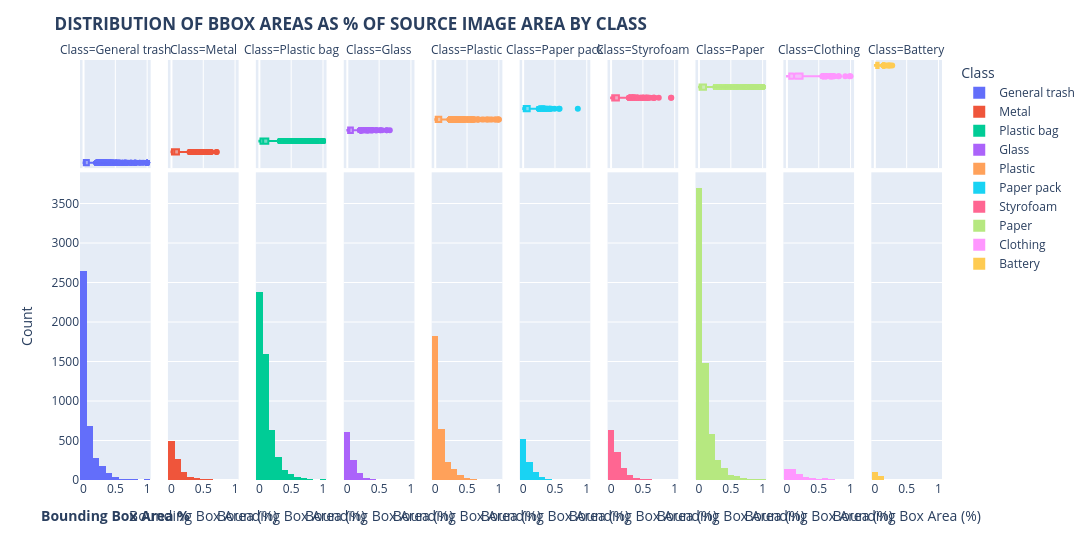

Notebook source saved alongside this figure:
### Code cell
import plotly.express as px

fig = px.histogram(
    bbox_df, 
    x="frac_bbox_area", 
    color="class_name",  
    marginal="box",  
    facet_col="class_name",  
    facet_col_wrap=3,  
    nbins=num_bins,
    labels={"frac_bbox_area": "Bounding Box Area (%)", "class_name": "Class"}
)

fig.update_layout(
    title="<b>DISTRIBUTION OF BBOX AREAS AS % OF SOURCE IMAGE AREA BY CLASS</b>",
    xaxis_title="<b>Bounding Box Area %</b>",
    yaxis_title="Count",
    width=2000
)

fig.show()

### Figure 1 — Plotly figure (JSON) as saved in the notebook; plotly's stock layout.template omitted (floating-point values rounded to 4 significant figures; data arrays with more than 128 entries replaced by an {"elided": "..."} marker saying what was removed)
{"data": [{"alignmentgroup": "True", "bingroup": "x", "hovertemplate": "Class=General trash<br>Bounding Box Area (%)=%{x}<br>count=%{y}<extra></extra>", "legendgroup": "General trash", "marker": {"color": "#636efa", "pattern": {"shape": ""}}, "name": "General trash", "nbinsx": 10, "offsetgroup": "General trash", "orientation": "v", "showlegend": true, "type": "histogram", "x": {"elided": "3966 float values"}, "xaxis": "x", "yaxis": "y"}, {"alignmentgroup": "True", "hovertemplate": "Class=General trash<br>Bounding Box Area (%)=%{x}<extra></extra>", "legendgroup": "General trash", "marker": {"color": "#636efa"}, "name": "General trash", "notched": true, "offsetgroup": "General trash", "showlegend": false, "type": "box", "x": {"elided": "3966 float values"}, "xaxis": "x11", "yaxis": "y11"}, {"alignmentgroup": "True", "bingroup": "x", "hovertemplate": "Class=Metal<br>Bounding Box Area (%)=%{x}<br>count=%{y}<extra></extra>", "legendgroup": "Metal", "marker": {"color": "#EF553B", "pattern": {"shape": ""}}, "name": "Metal", "nbinsx": 10, "offsetgroup": "Metal", "orientation": "v", "showlegend": true, "type": "histogram", "x": {"elided": "936 float values"}, "xaxis": "x2", "yaxis": "y2"}, {"alignmentgroup": "True", "hovertemplate": "Class=Metal<br>Bounding Box Area (%)=%{x}<extra></extra>", "legendgroup": "Metal", "marker": {"color": "#EF553B"}, "name": "Metal", "notched": true, "offsetgroup": "Metal", "showlegend": false, "type": "box", "x": {"elided": "936 float values"}, "xaxis": "x12", "yaxis": "y12"}, {"alignmentgroup": "True", "bingroup": "x", "hovertemplate": "Class=Plastic bag<br>Bounding Box Area (%)=%{x}<br>count=%{y}<extra></extra>", "legendgroup": "Plastic bag", "marker": {"color": "#00cc96", "pattern": {"shape": ""}}, "name": "Plastic bag", "nbinsx": 10, "offsetgroup": "Plastic bag", "orientation": "v", "showlegend": true, "type": "histogram", "x": {"elided": "5178 float values"}, "xaxis": "x3", "yaxis": "y3"}, {"alignmentgroup": "True", "hovertemplate": "Class=Plastic bag<br>Bounding Box Area (%)=%{x}<extra></extra>", "legendgroup": "Plastic bag", "marker": {"color": "#00cc96"}, "name": "Plastic bag", "notched": true, "offsetgroup": "Plastic bag", "showlegend": false, "type": "box", "x": {"elided": "5178 float values"}, "xaxis": "x13", "yaxis": "y13"}, {"alignmentgroup": "True", "bingroup": "x", "hovertemplate": "Class=Glass<br>Bounding Box Area (%)=%{x}<br>count=%{y}<extra></extra>", "legendgroup": "Glass", "marker": {"color": "#ab63fa", "pattern": {"shape": ""}}, "name": "Glass", "nbinsx": 10, "offsetgroup": "Glass", "orientation": "v", "showlegend": true, "type": "histogram", "x": {"elided": "982 float values"}, "xaxis": "x4", "yaxis": "y4"}, {"alignmentgroup": "True", "hovertemplate": "Class=Glass<br>Bounding Box Area (%)=%{x}<extra></extra>", "legendgroup": "Glass", "marker": {"color": "#ab63fa"}, "name": "Glass", "notched": true, "offsetgroup": "Glass", "showlegend": false, "type": "box", "x": {"elided": "982 float values"}, "xaxis": "x14", "yaxis": "y14"}, {"alignmentgroup": "True", "bingroup": "x", "hovertemplate": "Class=Plastic<br>Bounding Box Area (%)=%{x}<br>count=%{y}<extra></extra>", "legendgroup": "Plastic", "marker": {"color": "#FFA15A", "pattern": {"shape": ""}}, "name": "Plastic", "nbinsx": 10, "offsetgroup": "Plastic", "orientation": "v", "showlegend": true, "type": "histogram", "x": {"elided": "2943 float values"}, "xaxis": "x5", "yaxis": "y5"}, {"alignmentgroup": "True", "hovertemplate": "Class=Plastic<br>Bounding Box Area (%)=%{x}<extra></extra>", "legendgroup": "Plastic", "marker": {"color": "#FFA15A"}, "name": "Plastic", "notched": true, "offsetgroup": "Plastic", "showlegend": false, "type": "box", "x": {"elided": "2943 float values"}, "xaxis": "x15", "yaxis": "y15"}, {"alignmentgroup": "True", "bingroup": "x", "hovertemplate": "Class=Paper pack<br>Bounding Box Area (%)=%{x}<br>count=%{y}<extra></extra>", "legendgroup": "Paper pack", "marker": {"color": "#19d3f3", "pattern": {"shape": ""}}, "name": "Paper pack", "nbinsx": 10, "offsetgroup": "Paper pack", "orientation": "v", "showlegend": true, "type": "histogram", "x": {"elided": "897 float values"}, "xaxis": "x6", "yaxis": "y6"}, {"alignmentgroup": "True", "hovertemplate": "Class=Paper pack<br>Bounding Box Area (%)=%{x}<extra></extra>", "legendgroup": "Paper pack", "marker": {"color": "#19d3f3"}, "name": "Paper pack", "notched": true, "offsetgroup": "Paper pack", "showlegend": false, "type": "box", "x": {"elided": "897 float values"}, "xaxis": "x16", "yaxis": "y16"}, {"alignmentgroup": "True", "bingroup": "x", "hovertemplate": "Class=Styrofoam<br>Bounding Box Area (%)=%{x}<br>count=%{y}<extra></extra>", "legendgroup": "Styrofoam", "marker": {"color": "#FF6692", "pattern": {"shape": ""}}, "name": "Styrofoam", "nbinsx": 10, "offsetgroup": "Styrofoam", "orientation": "v", "showlegend": true, "type": "histogram", "x": {"elided": "1263 float values"}, "xaxis": "x7", "yaxis": "y7"}, {"alignmentgroup": "True", "hovertemplate": "Class=Styrofoam<br>Bounding Box Area (%)=%{x}<extra></extra>", "legendgroup": "Styrofoam", "marker": {"color": "#FF6692"}, "name": "Styrofoam", "notched": true, "offsetgroup": "Styrofoam", "showlegend": false, "type": "box", "x": {"elided": "1263 float values"}, "xaxis": "x17", "yaxis": "y17"}, {"alignmentgroup": "True", "bingroup": "x", "hovertemplate": "Class=Paper<br>Bounding Box Area (%)=%{x}<br>count=%{y}<extra></extra>", "legendgroup": "Paper", "marker": {"color": "#B6E880", "pattern": {"shape": ""}}, "name": "Paper", "nbinsx": 10, "offsetgroup": "Paper", "orientation": "v", "showlegend": true, "type": "histogram", "x": {"elided": "6352 float values"}, "xaxis": "x8", "yaxis": "y8"}, {"alignmentgroup": "True", "hovertemplate": "Class=Paper<br>Bounding Box Area (%)=%{x}<extra></extra>", "legendgroup": "Paper", "marker": {"color": "#B6E880"}, "name": "Paper", "notched": true, "offsetgroup": "Paper", "showlegend": false, "type": "box", "x": {"elided": "6352 float values"}, "xaxis": "x18", "yaxis": "y18"}, {"alignmentgroup": "True", "bingroup": "x", "hovertemplate": "Class=Clothing<br>Bounding Box Area (%)=%{x}<br>count=%{y}<extra></extra>", "legendgroup": "Clothing", "marker": {"color": "#FF97FF", "pattern": {"shape": ""}}, "name": "Clothing", "nbinsx": 10, "offsetgroup": "Clothing", "orientation": "v", "showlegend": true, "type": "histogram", "x": {"elided": "468 float values"}, "xaxis": "x9", "yaxis": "y9"}, {"alignmentgroup": "True", "hovertemplate": "Class=Clothing<br>Bounding Box Area (%)=%{x}<extra></extra>", "legendgroup": "Clothing", "marker": {"color": "#FF97FF"}, "name": "Clothing", "notched": true, "offsetgroup": "Clothing", "showlegend": false, "type": "box", "x": {"elided": "468 float values"}, "xaxis": "x19", "yaxis": "y19"}, {"alignmentgroup": "True", "bingroup": "x", "hovertemplate": "Class=Battery<br>Bounding Box Area (%)=%{x}<br>count=%{y}<extra></extra>", "legendgroup": "Battery", "marker": {"color": "#FECB52", "pattern": {"shape": ""}}, "name": "Battery", "nbinsx": 10, "offsetgroup": "Battery", "orientation": "v", "showlegend": true, "type": "histogram", "x": {"elided": "159 float values"}, "xaxis": "x10", "yaxis": "y10"}, {"alignmentgroup": "True", "hovertemplate": "Class=Battery<br>Bounding Box Area (%)=%{x}<extra></extra>", "legendgroup": "Battery", "marker": {"color": "#FECB52"}, "name": "Battery", "notched": true, "offsetgroup": "Battery", "showlegend": false, "type": "box", "x": {"elided": "159 float values"}, "xaxis": "x20", "yaxis": "y20"}], "layout": {"annotations": [{"font": {}, "showarrow": false, "text": "Class=General trash", "x": 0.041, "xanchor": "center", "xref": "paper", "y": 1, "yanchor": "bottom", "yref": "paper"}, {"font": {}, "showarrow": false, "text": "Class=Metal", "x": 0.143, "xanchor": "center", "xref": "paper", "y": 1, "yanchor": "bottom", "yref": "paper"}, {"font": {}, "showarrow": false, "text": "Class=Plastic bag", "x": 0.245, "xanchor": "center", "xref": "paper", "y": 1, "yanchor": "bottom", "yref": "paper"}, {"font": {}, "showarrow": false, "text": "Class=Glass", "x": 0.347, "xanchor": "center", "xref": "paper", "y": 1, "yanchor": "bottom", "yref": "paper"}, {"font": {}, "showarrow": false, "text": "Class=Plastic", "x": 0.449, "xanchor": "center", "xref": "paper", "y": 1, "yanchor": "bottom", "yref": "paper"}, {"font": {}, "showarrow": false, "text": "Class=Paper pack", "x": 0.551, "xanchor": "center", "xref": "paper", "y": 1, "yanchor": "bottom", "yref": "paper"}, {"font": {}, "showarrow": false, "text": "Class=Styrofoam", "x": 0.653, "xanchor": "center", "xref": "paper", "y": 1, "yanchor": "bottom", "yref": "paper"}, {"font": {}, "showarrow": false, "text": "Class=Paper", "x": 0.755, "xanchor": "center", "xref": "paper", "y": 1, "yanchor": "bottom", "yref": "paper"}, {"font": {}, "showarrow": false, "text": "Class=Clothing", "x": 0.857, "xanchor": "center", "xref": "paper", "y": 1, "yanchor": "bottom", "yref": "paper"}, {"font": {}, "showarrow": false, "text": "Class=Battery", "x": 0.959, "xanchor": "center", "xref": "paper", "y": 1, "yanchor": "bottom", "yref": "paper"}], "barmode": "relative", "legend": {"title": {"text": "Class"}, "tracegroupgap": 0}, "margin": {"t": 60}, "title": {"text": "<b>DISTRIBUTION OF BBOX AREAS AS % OF SOURCE IMAGE AREA BY CLASS</b>"}, "width": 2000, "xaxis": {"anchor": "y", "domain": [0, 0.082], "title": {"text": "<b>Bounding Box Area %</b>"}}, "xaxis10": {"anchor": "y10", "domain": [0.918, 1], "matches": "x", "title": {"text": "Bounding Box Area (%)"}}, "xaxis11": {"anchor": "y11", "domain": [0, 0.082], "matches": "x", "showgrid": true, "showticklabels": false}, "xaxis12": {"anchor": "y12", "domain": [0.102, 0.184], "matches": "x", "showgrid": true, "showticklabels": false}, "xaxis13": {"anchor": "y13", "domain": [0.204, 0.286], "matches": "x", "showgrid": true, "showticklabels": false}, "xaxis14": {"anchor": "y14", "domain": [0.306, 0.388], "matches": "x", "showgrid": true, "showticklabels": false}, "xaxis15": {"anchor": "y15", "domain": [0.408, 0.49], "matches": "x", "showgrid": true, "showticklabels": false}, "xaxis16": {"anchor": "y16", "domain": [0.51, 0.592], "matches": "x", "showgrid": true, "showticklabels": false}, "xaxis17": {"anchor": "y17", "domain": [0.612, 0.694], "matches": "x", "showgrid": true, "showticklabels": false}, "xaxis18": {"anchor": "y18", "domain": [0.714, 0.796], "matches": "x", "showgrid": true, "showticklabels": false}, "xaxis19": {"anchor": "y19", "domain": [0.816, 0.898], "matches": "x", "showgrid": true, "showticklabels": false}, "xaxis2": {"anchor": "y2", "domain": [0.102, 0.184], "matches": "x", "title": {"text": "Bounding Box Area (%)"}}, "xaxis20": {"anchor": "y20", "domain": [0.918, 1], "matches": "x", "showgrid": true, "showticklabels": false}, "xaxis3": {"anchor": "y3", "domain": [0.204, 0.286], "matches": "x", "title": {"text": "Bounding Box Area (%)"}}, "xaxis4": {"anchor": "y4", "domain": [0.306, 0.388], "matches": "x", "title": {"text": "Bounding Box Area (%)"}}, "xaxis5": {"anchor": "y5", "domain": [0.408, 0.49], "matches": "x", "title": {"text": "Bounding Box Area (%)"}}, "xaxis6": {"anchor": "y6", "domain": [0.51, 0.592], "matches": "x", "title": {"text": "Bounding Box Area (%)"}}, "xaxis7": {"anchor": "y7", "domain": [0.612, 0.694], "matches": "x", "title": {"text": "Bounding Box Area (%)"}}, "xaxis8": {"anchor": "y8", "domain": [0.714, 0.796], "matches": "x", "title": {"text": "Bounding Box Area (%)"}}, "xaxis9": {"anchor": "y9", "domain": [0.816, 0.898], "matches": "x", "title": {"text": "Bounding Box Area (%)"}}, "yaxis": {"anchor": "x", "domain": [0, 0.7326], "title": {"text": "Count"}}, "yaxis10": {"anchor": "x10", "domain": [0, 0.7326], "matches": "y", "showticklabels": false}, "yaxis11": {"anchor": "x11", "domain": [0.7426, 1], "matches": "y11", "showgrid": false, "showline": false, "showticklabels": false, "ticks": ""}, "yaxis12": {"anchor": "x12", "domain": [0.7426, 1], "matches": "y11", "showgrid": false, "showline": false, "showticklabels": false, "ticks": ""}, "yaxis13": {"anchor": "x13", "domain": [0.7426, 1], "matches": "y11", "showgrid": false, "showline": false, "showticklabels": false, "ticks": ""}, "yaxis14": {"anchor": "x14", "domain": [0.7426, 1], "matches": "y11", "showgrid": false, "showline": false, "showticklabels": false, "ticks": ""}, "yaxis15": {"anchor": "x15", "domain": [0.7426, 1], "matches": "y11", "showgrid": false, "showline": false, "showticklabels": false, "ticks": ""}, "yaxis16": {"anchor": "x16", "domain": [0.7426, 1], "matches": "y11", "showgrid": false, "showline": false, "showticklabels": false, "ticks": ""}, "yaxis17": {"anchor": "x17", "domain": [0.7426, 1], "matches": "y11", "showgrid": false, "showline": false, "showticklabels": false, "ticks": ""}, "yaxis18": {"anchor": "x18", "domain": [0.7426, 1], "matches": "y11", "showgrid": false, "showline": false, "showticklabels": false, "ticks": ""}, "yaxis19": {"anchor": "x19", "domain": [0.7426, 1], "matches": "y11", "showgrid": false, "showline": false, "showticklabels": false, "ticks": ""}, "yaxis2": {"anchor": "x2", "domain": [0, 0.7326], "matches": "y", "showticklabels": false}, "yaxis20": {"anchor": "x20", "domain": [0.7426, 1], "matches": "y11", "showgrid": false, "showline": false, "showticklabels": false, "ticks": ""}, "yaxis3": {"anchor": "x3", "domain": [0, 0.7326], "matches": "y", "showticklabels": false}, "yaxis4": {"anchor": "x4", "domain": [0, 0.7326], "matches": "y", "showticklabels": false}, "yaxis5": {"anchor": "x5", "domain": [0, 0.7326], "matches": "y", "showticklabels": false}, "yaxis6": {"anchor": "x6", "domain": [0, 0.7326], "matches": "y", "showticklabels": false}, "yaxis7": {"anchor": "x7", "domain": [0, 0.7326], "matches": "y", "showticklabels": false}, "yaxis8": {"anchor": "x8", "domain": [0, 0.7326], "matches": "y", "showticklabels": false}, "yaxis9": {"anchor": "x9", "domain": [0, 0.7326], "matches": "y", "showticklabels": false}}}
